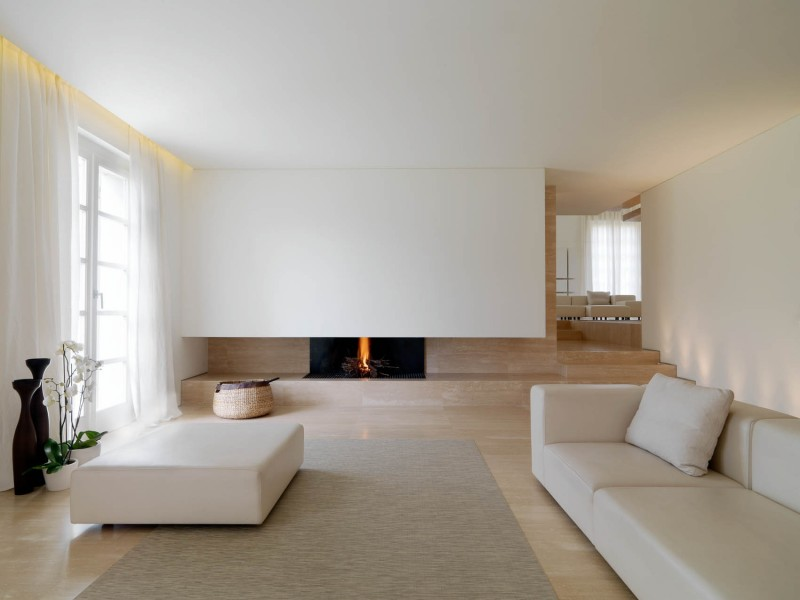
%> input picture test.jpg, 800 x 600 px
$ octave project.m   (GNU Octave 9; MATLAB toolbox functions it lacks are replaced by stand-ins)
%> lines starting %> are read from the running program, lines starting %| are printed output that depends on the picture; in (x1, y1, x2, y2) boxes, pixels count from 0 and x2, y2 are one past the last pixel; in counts of white or black regions, pixels touching at a corner belong together; the program's own positions count from 1
str = input('Enter image filename: ', 's');
%> the answer given: test.jpg
img = imread(str);
%> img is the input picture: size 600x800x3 uint8; mean R, G, B 169.4, 161.9, 151.4
img = imresize(img, 0.5);
%> img: size 300x400x3 uint8
img = imsharpen(img);
figure;
imshow(img);
title('Original image');
red = img(:, :, 1);
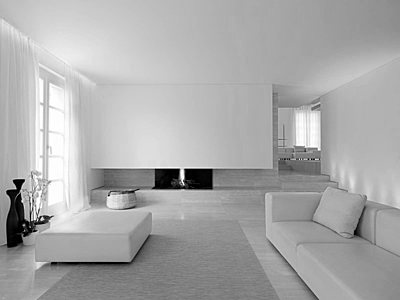
%> red: size 300x400 uint8; min 0, max 255, mean 169.5
green = img(:, :, 2);
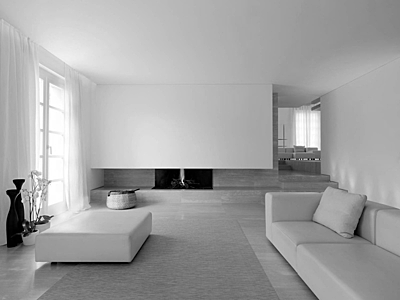
%> green: size 300x400 uint8; min 0, max 255, mean 162
blue = img(:, :, 3);
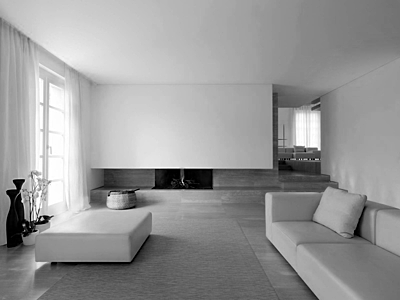
%> blue: size 300x400 uint8; min 0, max 255, mean 151.5
br = edge(red,'canny');
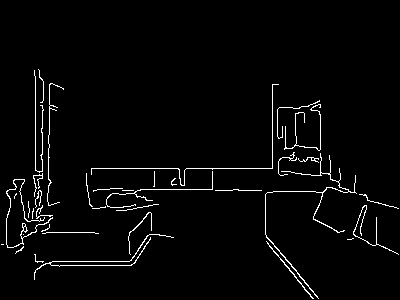
%> br: size 300x400 logical; 2.7% white in thin lines or dots, all inside (x1, y1, x2, y2) = (1, 69, 399, 299)
bg = edge(green, 'canny');
bb = edge(blue, 'canny');
%> bb: size 300x400 logical; 3.3% white in thin lines or dots
figure;
subplot(3, 3, 1);
imshow(red);
title('Red component');
subplot(3, 3, 2);
imshow(green);
title('Green component');
subplot(3, 3, 3);
imshow(blue);
title('Blue component');
subplot(3, 3, 4);
imshow(br);
title('Edges of red component');
subplot(3, 3, 5);
imshow(bg);
title('Edges of green component');
subplot(3, 3, 6);
imshow(bb);
title('Edges of blue component');
res = cat(3, br, bg, bb);
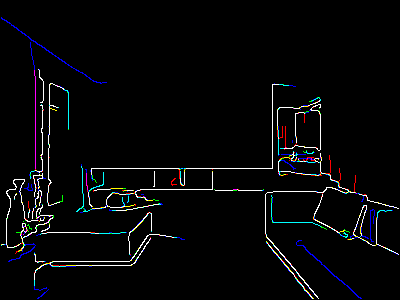
%> res: size 300x400x3 logical; mean R, G, B 0.0268, 0.0285, 0.0333
l = length(res(:, 1, 1));
%> l = 300
b = length(res(1, :, 1));
%> b = 400
for i = 1:l
    for j = 1:b
        if (or(res(i, j, 1), or(res(i, j, 2), res(i, j, 3))) == 1)
            res(i, j, 1) = 1;
            res(i, j, 2) = 1;
            res(i, j, 3) = 1;
        end
    end
end
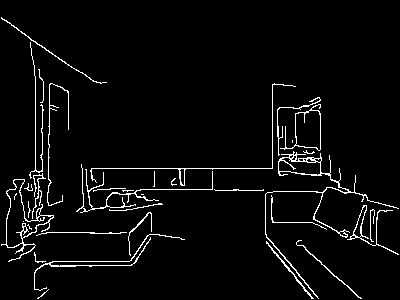
%> res: size 300x400x3 logical; 4% white in thin lines or dots

figure;
imshow(im2uint8(res));
title('Thresholded image');
fin = img;
for i = 1:l
    for j = 1:b
        if (or(res(i, j, 1), or(res(i, j, 2), res(i, j, 3))) == 1)
            fin(i, j, 1) = 0;
            fin(i, j, 3) = 0;
            fin(i, j, 2) = 255;
        end
    end
end
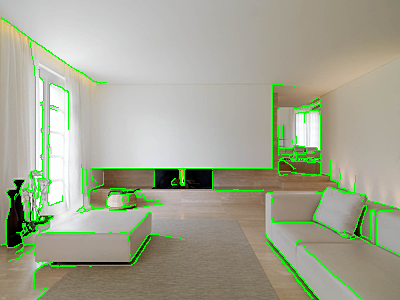
%> fin: size 300x400x3 uint8; mean R, G, B 163.4, 166.4, 146.3
figure;
imshow(fin);
title('Final wireframed image');
